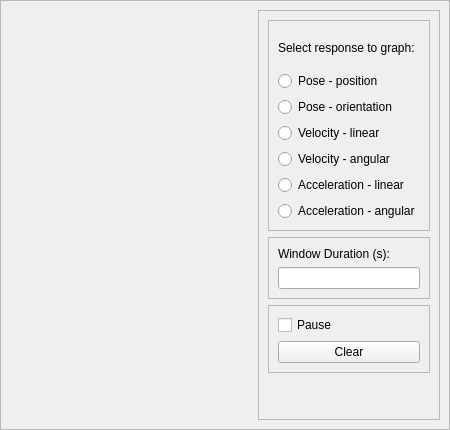
<?xml version="1.0" encoding="UTF-8"?>
<ui version="4.0">
 <class>DataPlotWidget</class>
 <widget class="QWidget" name="DataPlotWidget">
  <property name="geometry">
   <rect>
    <x>0</x>
    <y>0</y>
    <width>450</width>
    <height>430</height>
   </rect>
  </property>
  <property name="minimumSize">
   <size>
    <width>450</width>
    <height>430</height>
   </size>
  </property>
  <property name="acceptDrops">
   <bool>true</bool>
  </property>
  <property name="windowTitle">
   <string>Plot</string>
  </property>
  <layout class="QVBoxLayout" name="verticalLayout">
   <property name="spacing">
    <number>0</number>
   </property>
   <property name="leftMargin">
    <number>0</number>
   </property>
   <property name="topMargin">
    <number>0</number>
   </property>
   <property name="rightMargin">
    <number>0</number>
   </property>
   <property name="bottomMargin">
    <number>0</number>
   </property>
   <item>
    <widget class="QFrame" name="frame">
     <property name="frameShape">
      <enum>QFrame::StyledPanel</enum>
     </property>
     <property name="frameShadow">
      <enum>QFrame::Raised</enum>
     </property>
     <layout class="QHBoxLayout" name="horizontalLayout">
      <item>
       <widget class="QWidget" name="plot_widget" native="true">
        <property name="sizePolicy">
         <sizepolicy hsizetype="Expanding" vsizetype="Preferred">
          <horstretch>0</horstretch>
          <verstretch>0</verstretch>
         </sizepolicy>
        </property>
       </widget>
      </item>
      <item>
       <widget class="QFrame" name="frame_3">
        <property name="frameShape">
         <enum>QFrame::StyledPanel</enum>
        </property>
        <property name="frameShadow">
         <enum>QFrame::Raised</enum>
        </property>
        <layout class="QVBoxLayout" name="verticalLayout_2">
         <item>
          <widget class="QFrame" name="frame_4">
           <property name="frameShape">
            <enum>QFrame::StyledPanel</enum>
           </property>
           <property name="frameShadow">
            <enum>QFrame::Raised</enum>
           </property>
           <layout class="QVBoxLayout" name="verticalLayout_3">
            <item>
             <widget class="QLabel" name="label">
              <property name="minimumSize">
               <size>
                <width>0</width>
                <height>35</height>
               </size>
              </property>
              <property name="text">
               <string>Select response to graph:</string>
              </property>
             </widget>
            </item>
            <item>
             <widget class="QRadioButton" name="resp_pos_lin">
              <property name="text">
               <string>Pose - position</string>
              </property>
             </widget>
            </item>
            <item>
             <widget class="QRadioButton" name="resp_pose_ang">
              <property name="text">
               <string>Pose - orientation</string>
              </property>
             </widget>
            </item>
            <item>
             <widget class="QRadioButton" name="resp_vel_lin">
              <property name="text">
               <string>Velocity - linear</string>
              </property>
             </widget>
            </item>
            <item>
             <widget class="QRadioButton" name="res_vel_ang">
              <property name="text">
               <string>Velocity - angular</string>
              </property>
             </widget>
            </item>
            <item>
             <widget class="QRadioButton" name="resp_acc_lin">
              <property name="text">
               <string>Acceleration - linear</string>
              </property>
             </widget>
            </item>
            <item>
             <widget class="QRadioButton" name="resp_acc_ang">
              <property name="text">
               <string>Acceleration - angular</string>
              </property>
             </widget>
            </item>
           </layout>
          </widget>
         </item>
         <item>
          <widget class="QFrame" name="frame_2">
           <property name="frameShape">
            <enum>QFrame::StyledPanel</enum>
           </property>
           <property name="frameShadow">
            <enum>QFrame::Raised</enum>
           </property>
           <layout class="QVBoxLayout" name="verticalLayout_5">
            <item>
             <widget class="QLabel" name="label_2">
              <property name="text">
               <string>Window Duration (s):</string>
              </property>
             </widget>
            </item>
            <item>
             <widget class="QLineEdit" name="text_duration">
              <property name="sizePolicy">
               <sizepolicy hsizetype="Minimum" vsizetype="Fixed">
                <horstretch>0</horstretch>
                <verstretch>0</verstretch>
               </sizepolicy>
              </property>
              <property name="minimumSize">
               <size>
                <width>40</width>
                <height>0</height>
               </size>
              </property>
              <property name="baseSize">
               <size>
                <width>0</width>
                <height>0</height>
               </size>
              </property>
             </widget>
            </item>
           </layout>
          </widget>
         </item>
         <item>
          <widget class="QFrame" name="frame_5">
           <property name="frameShape">
            <enum>QFrame::StyledPanel</enum>
           </property>
           <property name="frameShadow">
            <enum>QFrame::Raised</enum>
           </property>
           <layout class="QVBoxLayout" name="verticalLayout_4">
            <item>
             <widget class="QCheckBox" name="check_pause">
              <property name="text">
               <string>Pause</string>
              </property>
             </widget>
            </item>
            <item>
             <widget class="QPushButton" name="btn_clear">
              <property name="text">
               <string>Clear</string>
              </property>
             </widget>
            </item>
           </layout>
          </widget>
         </item>
         <item>
          <spacer name="verticalSpacer">
           <property name="orientation">
            <enum>Qt::Vertical</enum>
           </property>
           <property name="sizeHint" stdset="0">
            <size>
             <width>20</width>
             <height>40</height>
            </size>
           </property>
          </spacer>
         </item>
        </layout>
       </widget>
      </item>
     </layout>
    </widget>
   </item>
  </layout>
 </widget>
 <resources/>
 <connections/>
</ui>
